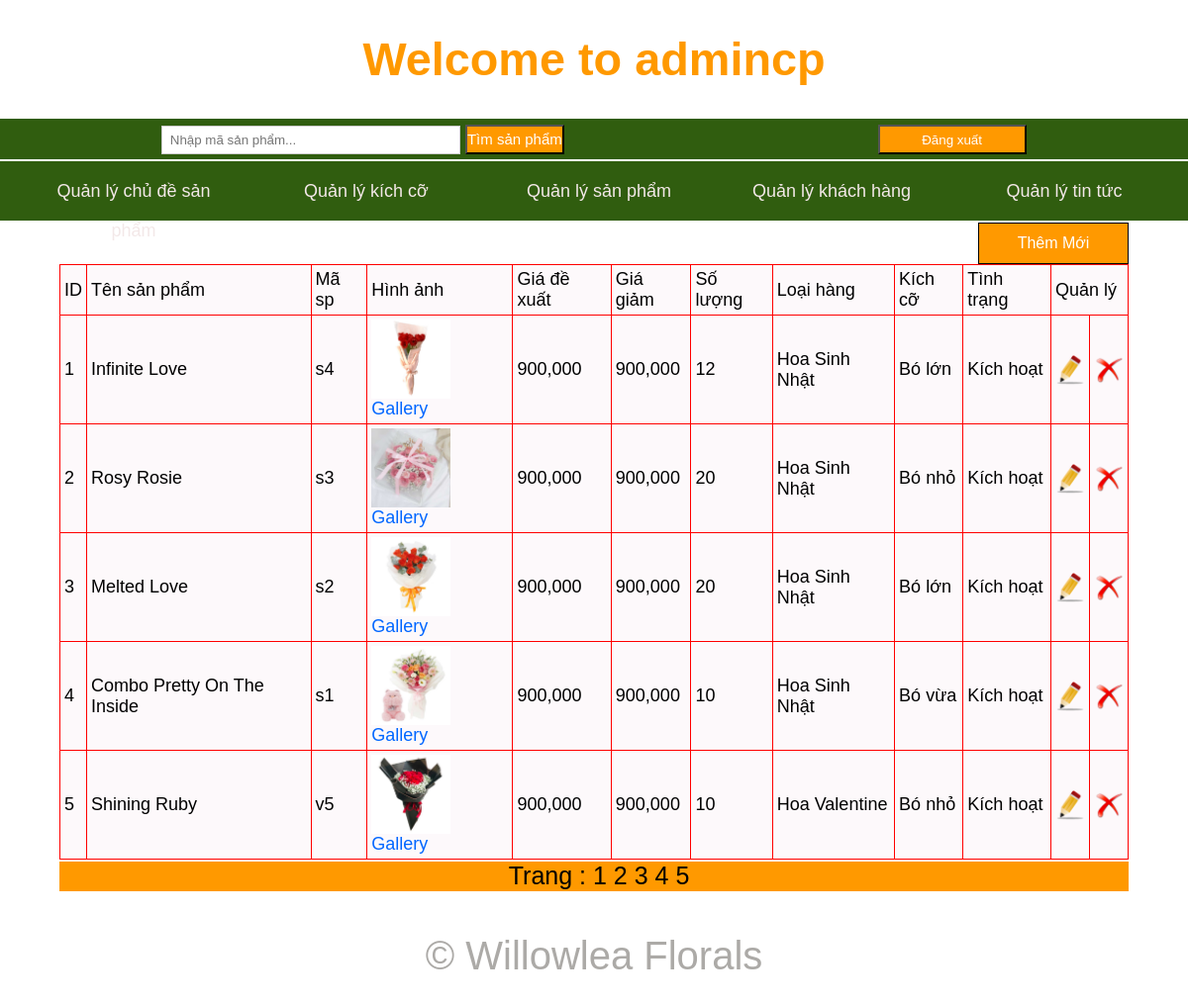
Screenshot of /admincp/index.php (signed in) with the database file from the repository.
### tables this page shows
CREATE TABLE `sanpham` (
  `idsanpham` int(11) NOT NULL,
  `tensp` varchar(255) NOT NULL,
  `masp` varchar(255) NOT NULL,
  `hinhanh` varchar(100) NOT NULL,
  `giadexuat` float NOT NULL,
  `giagiam` float NOT NULL,
  `soluong` int(11) NOT NULL,
  `loaisp` int(11) NOT NULL,
  `sizesp` int(11) NOT NULL,
  `tinhtrang` varchar(100) NOT NULL,
  `noidung` longtext NOT NULL
);

CREATE TABLE `loaisp` (
  `idloaisp` int(11) NOT NULL,
  `tenloaisp` varchar(255) NOT NULL,
  `tinhtrang` varchar(100) NOT NULL
);

CREATE TABLE `kichcosp` (
  `idkichcosp` int(11) NOT NULL,
  `tenkichcosp` varchar(255) NOT NULL,
  `tinhtrang` varchar(100) NOT NULL
);

### admincp/modules/quanlysanpham/lietke.php (the view)
<?php
	if(isset($_GET['trang'])){
		$trang=$_GET['trang'];
	}else{
		$trang='';
	}
	if($trang =='' || $trang =='1'){
		$trang1=0;
	}else{
		$trang1=($trang*5)-5;
	}
	$sql_lietkesp="SELECT * from sanpham,kichcosp,loaisp where loaisp.idloaisp=sanpham.loaisp and kichcosp.idkichcosp=sanpham.sizesp order by sanpham.idsanpham desc limit $trang1,5 ";
	$row_lietkesp=mysqli_query($mysqli,$sql_lietkesp);
?>
<div class="button_themsp">
<a href="index.php?quanly=sanpham&ac=them">Thêm Mới</a>
</div>
<table width="100%" border="1">
  <tr>
    <td>ID</td>
    <td>Tên sản phẩm</td>
    <td>Mã sp</td>
    <td>Hình ảnh</td>
    <td>Giá đề xuất</td>
    <td>Giá giảm</td>
    <td>Số lượng</td>
    <td>Loại hàng</td>
    <td>Kích cỡ</td>
    <td>Tình trạng</td>
    <td colspan="2">Quản lý</td>
  </tr>
  <?php
  $i=1;
  while($dong=mysqli_fetch_array($row_lietkesp)){
  ?>
  <tr>
    <td><?php  echo $i;?></td>
    <td><?php echo $dong['tensp'] ?></td>
    <td><?php echo $dong['masp'] ?></td>
    <td><img src="modules/quanlysanpham/uploads/<?php echo $dong['hinhanh'] ?>" width="80" height="80" />
    <a href="index.php?quanly=gallery&ac=lietke&id=<?php echo $dong['idsanpham'] ?>" style="text-align:center;text-decoration:none; font-size:18px;color:#06F;">Gallery</a>
    </td>
    <td><?php echo number_format($dong['giadexuat']) ?></td>
    <td><?php echo number_format($dong['giagiam']) ?></td>
    <td><?php echo $dong['soluong'] ?></td>
    <td><?php echo $dong['tenloaisp'] ?></td>
    <td><?php echo $dong['tenkichcosp'] ?></td>
    <td><?php $sql_tinhtrang = "SELECT tinhtrang from sanpham";
	$row_tinhtrang = mysqli_query($mysqli,$sql_tinhtrang);
	$dong_tinhtrang=mysqli_fetch_array($row_tinhtrang);
	if($dong_tinhtrang['tinhtrang'] == 1 ){
		echo 'Kích hoạt';
	}elseif($dong_tinhtrang['tinhtrang'] ==2){
		echo 'Không kích hoạt';
	}
    ?></td>
    <td><a href="index.php?quanly=sanpham&ac=sua&id=<?php echo $dong['idsanpham'] ?>" ><center><img src="../imgs/edit.png" width="30" height="30" /></center></a></td>
    <td><a href="modules/quanlysanpham/xuly.php?id=<?php echo $dong['idsanpham']?>" class="delete_link"><center><img src="../imgs/delete.png" width="30" height="30"   /></center></a></td>
  </tr>
  <?php
  $i++;
  }
  ?>
</table>
<div class="trang">
	Trang :
    <?php
	$sql_trang=mysqli_query($mysqli,"select * from sanpham");
	$count_trang=mysqli_num_rows($sql_trang);
	$a=ceil($count_trang/5);
	for($b=1;$b<=$a;$b++){
		if($trang==$b){
		echo '<a href="index.php?quanly=sanpham&ac=lietke&trang='.$b.'" style="text-decoration:underline;color:red;">'.$b.' ' .'</a>';
	}else{
		echo '<a href="index.php?quanly=sanpham&ac=lietke&trang='.$b.'" style="text-decoration:none;color:#000;">'.$b.' ' .'</a>';
	}
	}
	?>
</div>

### admincp/style/main.css (style rules this page uses)
body { background:#fff; }
* { padding:0; margin:0; font-family: 'Gill Sans', 'Gill Sans MT', Calibri, 'Trebuchet MS', sans-serif; }
table { border-collapse:collapse; width:100%; background-color:rgb(253, 249, 251); border:1px solid #F00; }
table tr td { color:#000; font-size:18px; padding:4px; }
.button_themsp { width:150px; height:40px; border:1px solid #000; text-align:center; background:#F90; line-height:40px; color:#fff; float:right; }
.button_themsp a { color:#fff; display:block; text-decoration:none; }
.trang { width:auto; height:30px; text-align: center; font-size:25px; padding-left:10px; color:#000; margin-top:2px; background:#F90; }

### rows the page displays
sanpham: tensp "Infinite Love", masp "s4", hinhanh (picture), giadexuat "900,000", giagiam "900,000", soluong "12", loaisp.tenloaisp "Hoa Sinh Nhật", kichcosp.tenkichcosp "Bó lớn"
sanpham: tensp "Rosy Rosie", masp "s3", hinhanh (picture), giadexuat "900,000", giagiam "900,000", soluong "20", loaisp.tenloaisp "Hoa Sinh Nhật", kichcosp.tenkichcosp "Bó nhỏ"
sanpham: tensp "Melted Love", masp "s2", hinhanh (picture), giadexuat "900,000", giagiam "900,000", soluong "20", loaisp.tenloaisp "Hoa Sinh Nhật", kichcosp.tenkichcosp "Bó lớn"
sanpham: tensp "Combo Pretty On The Inside", masp "s1", hinhanh (picture), giadexuat "900,000", giagiam "900,000", soluong "10", loaisp.tenloaisp "Hoa Sinh Nhật", kichcosp.tenkichcosp "Bó vừa"
sanpham: tensp "Shining Ruby", masp "v5", hinhanh (picture), giadexuat "900,000", giagiam "900,000", soluong "10", loaisp.tenloaisp "Hoa Valentine", kichcosp.tenkichcosp "Bó nhỏ"
